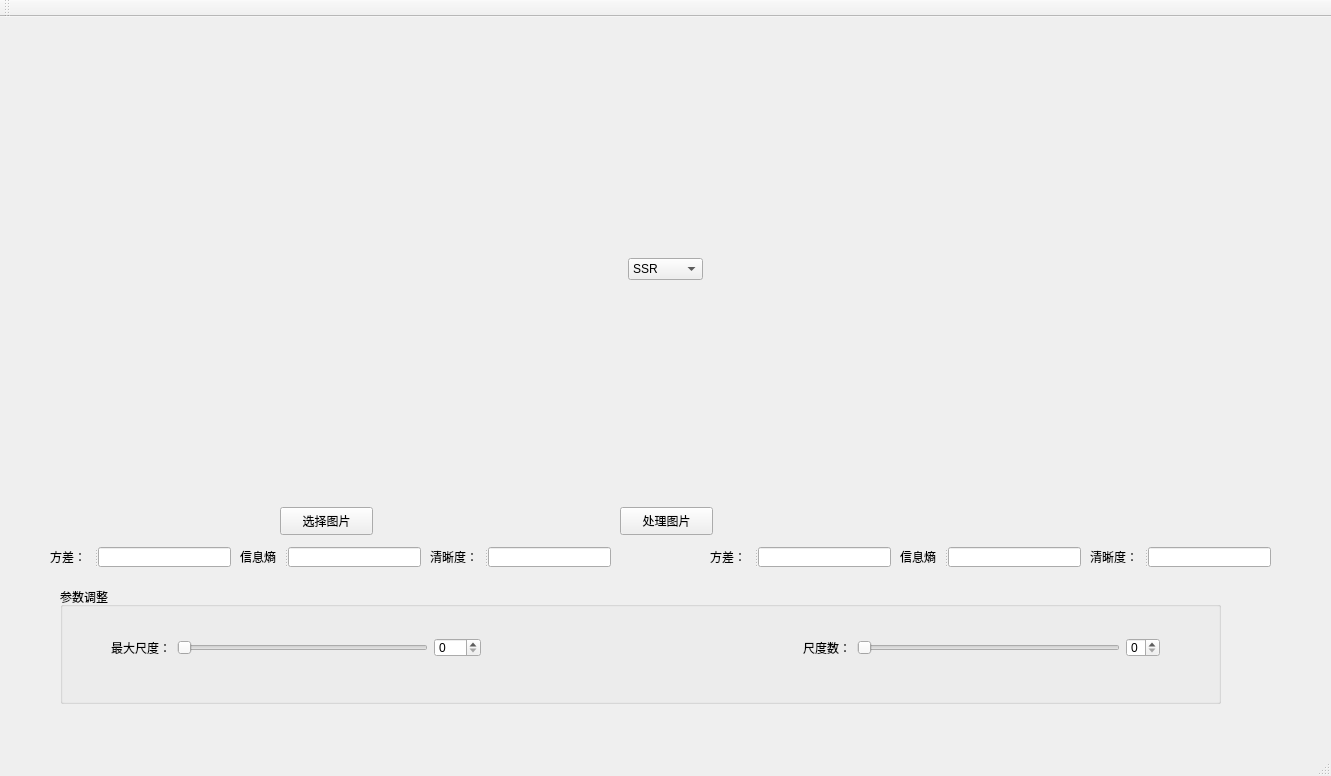
<?xml version="1.0" encoding="UTF-8"?>
<ui version="4.0">
 <class>MainWindow</class>
 <widget class="QMainWindow" name="MainWindow">
  <property name="geometry">
   <rect>
    <x>0</x>
    <y>0</y>
    <width>1331</width>
    <height>776</height>
   </rect>
  </property>
  <property name="minimumSize">
   <size>
    <width>1331</width>
    <height>776</height>
   </size>
  </property>
  <property name="maximumSize">
   <size>
    <width>1331</width>
    <height>776</height>
   </size>
  </property>
  <property name="windowTitle">
   <string>MainWindow</string>
  </property>
  <widget class="QWidget" name="centralWidget">
   <widget class="QWidget" name="layoutWidget">
    <property name="geometry">
     <rect>
      <x>50</x>
      <y>20</y>
      <width>1230</width>
      <height>463</height>
     </rect>
    </property>
    <layout class="QHBoxLayout" name="horizontalLayout">
     <item>
      <widget class="QLabel" name="srcImg">
       <property name="minimumSize">
        <size>
         <width>571</width>
         <height>461</height>
        </size>
       </property>
       <property name="maximumSize">
        <size>
         <width>571</width>
         <height>461</height>
        </size>
       </property>
       <property name="text">
        <string/>
       </property>
      </widget>
     </item>
     <item>
      <layout class="QVBoxLayout" name="verticalLayout">
       <item>
        <spacer name="verticalSpacer">
         <property name="orientation">
          <enum>Qt::Vertical</enum>
         </property>
         <property name="sizeHint" stdset="0">
          <size>
           <width>20</width>
           <height>128</height>
          </size>
         </property>
        </spacer>
       </item>
       <item>
        <widget class="QComboBox" name="Algorithm">
         <item>
          <property name="text">
           <string>SSR</string>
          </property>
         </item>
         <item>
          <property name="text">
           <string>MSR</string>
          </property>
         </item>
         <item>
          <property name="text">
           <string>MSRCR</string>
          </property>
         </item>
        </widget>
       </item>
       <item>
        <spacer name="verticalSpacer_2">
         <property name="orientation">
          <enum>Qt::Vertical</enum>
         </property>
         <property name="sizeHint" stdset="0">
          <size>
           <width>20</width>
           <height>128</height>
          </size>
         </property>
        </spacer>
       </item>
      </layout>
     </item>
     <item>
      <widget class="QLabel" name="dstImg">
       <property name="minimumSize">
        <size>
         <width>571</width>
         <height>461</height>
        </size>
       </property>
       <property name="maximumSize">
        <size>
         <width>571</width>
         <height>461</height>
        </size>
       </property>
       <property name="text">
        <string/>
       </property>
      </widget>
     </item>
    </layout>
   </widget>
   <widget class="QGroupBox" name="groupBox">
    <property name="geometry">
     <rect>
      <x>60</x>
      <y>570</y>
      <width>1161</width>
      <height>117</height>
     </rect>
    </property>
    <property name="title">
     <string>参数调整</string>
    </property>
    <widget class="QWidget" name="layoutWidget">
     <property name="geometry">
      <rect>
       <x>40</x>
       <y>40</y>
       <width>1071</width>
       <height>41</height>
      </rect>
     </property>
     <layout class="QHBoxLayout" name="horizontalLayout_3">
      <item>
       <layout class="QHBoxLayout" name="maxScale">
        <item>
         <widget class="QLabel" name="scaleLabel">
          <property name="text">
           <string>最大尺度：</string>
          </property>
         </widget>
        </item>
        <item>
         <widget class="QSlider" name="maxScaleSilde">
          <property name="maximum">
           <number>500</number>
          </property>
          <property name="orientation">
           <enum>Qt::Horizontal</enum>
          </property>
         </widget>
        </item>
       </layout>
      </item>
      <item>
       <widget class="QSpinBox" name="maxScaleBox">
        <property name="maximum">
         <number>500</number>
        </property>
       </widget>
      </item>
      <item>
       <spacer name="horizontalSpacer_5">
        <property name="orientation">
         <enum>Qt::Horizontal</enum>
        </property>
        <property name="sizeHint" stdset="0">
         <size>
          <width>18</width>
          <height>20</height>
         </size>
        </property>
       </spacer>
      </item>
      <item>
       <layout class="QHBoxLayout" name="scaleNum">
        <item>
         <widget class="QLabel" name="scaleNumLabel">
          <property name="text">
           <string>尺度数：</string>
          </property>
         </widget>
        </item>
        <item>
         <widget class="QSlider" name="scaleNumSlide">
          <property name="maximum">
           <number>5</number>
          </property>
          <property name="pageStep">
           <number>1</number>
          </property>
          <property name="orientation">
           <enum>Qt::Horizontal</enum>
          </property>
         </widget>
        </item>
       </layout>
      </item>
      <item>
       <widget class="QSpinBox" name="scaleNumBox">
        <property name="maximum">
         <number>5</number>
        </property>
       </widget>
      </item>
     </layout>
    </widget>
   </widget>
   <widget class="QPushButton" name="ChooseImage">
    <property name="geometry">
     <rect>
      <x>280</x>
      <y>490</y>
      <width>93</width>
      <height>28</height>
     </rect>
    </property>
    <property name="text">
     <string>选择图片</string>
    </property>
   </widget>
   <widget class="QPushButton" name="ProcessingImage">
    <property name="geometry">
     <rect>
      <x>620</x>
      <y>490</y>
      <width>93</width>
      <height>28</height>
     </rect>
    </property>
    <property name="text">
     <string>处理图片</string>
    </property>
   </widget>
   <widget class="QSplitter" name="splitter_2">
    <property name="geometry">
     <rect>
      <x>710</x>
      <y>530</y>
      <width>181</width>
      <height>20</height>
     </rect>
    </property>
    <property name="orientation">
     <enum>Qt::Horizontal</enum>
    </property>
    <widget class="QLabel" name="dstContrast">
     <property name="text">
      <string>方差：</string>
     </property>
    </widget>
    <widget class="QLineEdit" name="dstContrastValue"/>
   </widget>
   <widget class="QSplitter" name="splitter_3">
    <property name="geometry">
     <rect>
      <x>240</x>
      <y>530</y>
      <width>181</width>
      <height>20</height>
     </rect>
    </property>
    <property name="orientation">
     <enum>Qt::Horizontal</enum>
    </property>
    <widget class="QLabel" name="srcEntropy">
     <property name="text">
      <string>信息熵</string>
     </property>
    </widget>
    <widget class="QLineEdit" name="srcEntropyValue"/>
   </widget>
   <widget class="QSplitter" name="splitter_4">
    <property name="geometry">
     <rect>
      <x>900</x>
      <y>530</y>
      <width>181</width>
      <height>20</height>
     </rect>
    </property>
    <property name="orientation">
     <enum>Qt::Horizontal</enum>
    </property>
    <widget class="QLabel" name="dstEntropy">
     <property name="text">
      <string>信息熵</string>
     </property>
    </widget>
    <widget class="QLineEdit" name="dstrEntropyValue"/>
   </widget>
   <widget class="QSplitter" name="splitter">
    <property name="geometry">
     <rect>
      <x>50</x>
      <y>530</y>
      <width>181</width>
      <height>20</height>
     </rect>
    </property>
    <property name="orientation">
     <enum>Qt::Horizontal</enum>
    </property>
    <widget class="QLabel" name="srcContrast">
     <property name="text">
      <string>方差：</string>
     </property>
    </widget>
    <widget class="QLineEdit" name="srcContrastValue"/>
   </widget>
   <widget class="QSplitter" name="splitter_5">
    <property name="geometry">
     <rect>
      <x>430</x>
      <y>530</y>
      <width>181</width>
      <height>20</height>
     </rect>
    </property>
    <property name="orientation">
     <enum>Qt::Horizontal</enum>
    </property>
    <widget class="QLabel" name="srcArticulation">
     <property name="text">
      <string>清晰度：</string>
     </property>
    </widget>
    <widget class="QLineEdit" name="srcArticulationValue"/>
   </widget>
   <widget class="QSplitter" name="splitter_6">
    <property name="geometry">
     <rect>
      <x>1090</x>
      <y>530</y>
      <width>181</width>
      <height>20</height>
     </rect>
    </property>
    <property name="orientation">
     <enum>Qt::Horizontal</enum>
    </property>
    <widget class="QLabel" name="srcArticulation_2">
     <property name="text">
      <string>清晰度：</string>
     </property>
    </widget>
    <widget class="QLineEdit" name="dstArticulationValue"/>
   </widget>
  </widget>
  <widget class="QMenuBar" name="menuBar">
   <property name="geometry">
    <rect>
     <x>0</x>
     <y>0</y>
     <width>1331</width>
     <height>26</height>
    </rect>
   </property>
  </widget>
  <widget class="QToolBar" name="mainToolBar">
   <attribute name="toolBarArea">
    <enum>TopToolBarArea</enum>
   </attribute>
   <attribute name="toolBarBreak">
    <bool>false</bool>
   </attribute>
  </widget>
  <widget class="QStatusBar" name="statusBar"/>
 </widget>
 <layoutdefault spacing="6" margin="11"/>
 <resources/>
 <connections/>
</ui>
